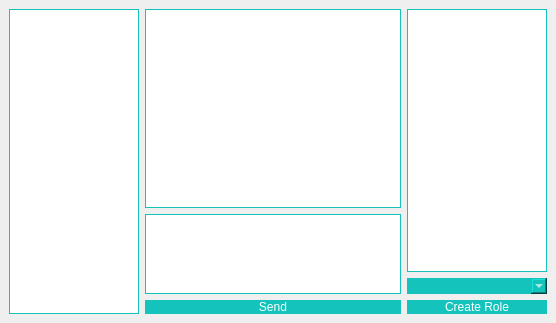
<?xml version="1.0" encoding="UTF-8"?>
<ui version="4.0">
 <class>ChatMainWindow</class>
 <widget class="QMainWindow" name="ChatMainWindow">
  <property name="geometry">
   <rect>
    <x>0</x>
    <y>0</y>
    <width>556</width>
    <height>323</height>
   </rect>
  </property>
  <property name="windowTitle">
   <string>微信AI智能伙伴</string>
  </property>
  <property name="styleSheet">
   <string notr="true">#frame
{
 	background-color: qlineargradient(spread:pad, x1:0, y1:0, x2:1, y2:0, stop:0 rgba(251,102,102, 220), stop:1 rgba(20,196,188, 230));
	border:none;
	border-radius:10px;
}</string>
  </property>
  <widget class="QWidget" name="centralwidget">
   <layout class="QGridLayout" name="gridLayout">
    <item row="0" column="0">
     <widget class="QListWidget" name="contactList">
      <property name="sizePolicy">
       <sizepolicy hsizetype="Preferred" vsizetype="Expanding">
        <horstretch>1</horstretch>
        <verstretch>1</verstretch>
       </sizepolicy>
      </property>
      <property name="maximumSize">
       <size>
        <width>140</width>
        <height>16777215</height>
       </size>
      </property>
      <property name="styleSheet">
       <string notr="true">#contactList
{
	font: 10 7pt '微软雅黑 Light';
	color: rgb(31,31,31);
	padding-left:5px; 
	background-color: rgb(255, 255, 255);
	border:1px solid rgb(20,196,188);
	/*border-radius:10px;*/
}</string>
      </property>
     </widget>
    </item>
    <item row="0" column="1">
     <layout class="QVBoxLayout" name="verticalLayout">
      <item>
       <widget class="QTextEdit" name="chatDisplay">
        <property name="font">
         <font>
          <family>微软雅黑 Light</family>
          <pointsize>7</pointsize>
          <italic>false</italic>
          <bold>false</bold>
         </font>
        </property>
        <property name="styleSheet">
         <string notr="true">#chatDisplay
{
	font: 15 7pt '微软雅黑 Light';
	color: rgb(31,31,31);
	padding-left:5px; 
	background-color: rgb(255, 255, 255);
	border:1px solid rgb(20,196,188);
	/*border-radius:10px;*/
}</string>
        </property>
        <property name="html">
         <string>&lt;!DOCTYPE HTML PUBLIC &quot;-//W3C//DTD HTML 4.0//EN&quot; &quot;http://www.w3.org/TR/REC-html40/strict.dtd&quot;&gt;
&lt;html&gt;&lt;head&gt;&lt;meta name=&quot;qrichtext&quot; content=&quot;1&quot; /&gt;&lt;meta charset=&quot;utf-8&quot; /&gt;&lt;style type=&quot;text/css&quot;&gt;
p, li { white-space: pre-wrap; }
&lt;/style&gt;&lt;/head&gt;&lt;body style=&quot; font-family:'微软雅黑 Light'; font-size:7pt; font-weight:15; font-style:normal;&quot;&gt;
&lt;p style=&quot;-qt-paragraph-type:empty; margin-top:0px; margin-bottom:0px; margin-left:0px; margin-right:0px; -qt-block-indent:0; text-indent:0px; font-size:14pt; font-weight:25;&quot;&gt;&lt;br /&gt;&lt;/p&gt;&lt;/body&gt;&lt;/html&gt;</string>
        </property>
       </widget>
      </item>
      <item>
       <widget class="QTextEdit" name="inputEdit">
        <property name="sizePolicy">
         <sizepolicy hsizetype="Preferred" vsizetype="Expanding">
          <horstretch>4</horstretch>
          <verstretch>4</verstretch>
         </sizepolicy>
        </property>
        <property name="maximumSize">
         <size>
          <width>16777215</width>
          <height>80</height>
         </size>
        </property>
        <property name="font">
         <font>
          <family>微软雅黑 Light</family>
          <pointsize>7</pointsize>
          <italic>false</italic>
          <bold>false</bold>
         </font>
        </property>
        <property name="styleSheet">
         <string notr="true">#inputEdit
{
	font: 10 7pt '微软雅黑 Light';
	color: rgb(31,31,31);
	padding-left:5px; 
	background-color: rgb(255, 255, 255);
	border:1px solid rgb(20,196,188);
	/*border-radius:10px;*/
}</string>
        </property>
       </widget>
      </item>
      <item>
       <widget class="QPushButton" name="sendButton">
        <property name="styleSheet">
         <string notr="true">QPushButton
{
	font: 25 12pt '微软雅黑';
	color: rgb(255,255,255);
	background-color: rgb(20,196,188);
	border:none;
	border-radius:10px;
}
QPushButton:hover
{
	background-color: rgb(22,218,208);
}
QPushButton:pressed
{
	background-color: rgb(17,171,164);
}</string>
        </property>
        <property name="text">
         <string>Send</string>
        </property>
       </widget>
      </item>
     </layout>
    </item>
    <item row="0" column="2">
     <layout class="QVBoxLayout" name="verticalLayout_2">
      <item>
       <widget class="QListWidget" name="settingList">
        <property name="sizePolicy">
         <sizepolicy hsizetype="Preferred" vsizetype="Expanding">
          <horstretch>1</horstretch>
          <verstretch>1</verstretch>
         </sizepolicy>
        </property>
        <property name="maximumSize">
         <size>
          <width>140</width>
          <height>16777215</height>
         </size>
        </property>
        <property name="styleSheet">
         <string notr="true">#settingList
{
	font: 10 7pt '微软雅黑 Light';
	color: rgb(31,31,31);
	padding-left:5px; 
	background-color: rgb(255, 255, 255);
	border:1px solid rgb(20,196,188);
	/*border-radius:10px;*/
}</string>
        </property>
       </widget>
      </item>
      <item>
       <widget class="QComboBox" name="comboBox">
        <property name="styleSheet">
         <string notr="true">QComboBox
{
	font: 25 12pt '微软雅黑';
	color: rgb(255,255,255);
	background-color: rgb(20,196,188);
	border:none;
}

QComboBox:pressed
{
	background-color: rgb(17,171,164);
}</string>
        </property>
       </widget>
      </item>
      <item>
       <widget class="QPushButton" name="pushButton_2">
        <property name="styleSheet">
         <string notr="true">QPushButton
{
	font: 25 12pt '微软雅黑';
	color: rgb(255,255,255);
	background-color: rgb(20,196,188);
	border:none;
	border-radius:10px;
}
QPushButton:hover
{
	background-color: rgb(22,218,208);
}
QPushButton:pressed
{
	background-color: rgb(17,171,164);
}</string>
        </property>
        <property name="text">
         <string>Create Role</string>
        </property>
       </widget>
      </item>
     </layout>
    </item>
   </layout>
  </widget>
 </widget>
 <resources/>
 <connections/>
</ui>
